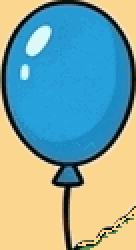
#> input picture assets/levels/funfair/baked/1_blue_balloon.png, 68 x 125 px (shown 2 times larger)
$ python -i make_mascot.py   (imports and definitions only)
#> lines starting #> are read from the running program, lines starting #| are printed output that depends on the picture
#!/usr/bin/env python3
"""Cut Peepo's poses out of their flat background, ready for the screens.

    tools/scene.sh mascot

Reads every `rawimages/peepo_mascot/icon_peepo_<pose>.png` the art step wrote
from docs/imgenprompts/peepo-mascot.md, strips the flat background colour off
each one and writes `assets/peepo/<pose>.png` with transparency.

The background is only removed where it is connected to the border, so the
white of an eye and the cream of a belly survive: the flood never reaches
them. Edge pixels keep a partial alpha, which is what stops the thick outline
coming out jagged against a dark screen.
"""
import argparse
import sys
from collections import deque
from pathlib import Path

from PIL import Image, ImageChops

ROOT = Path(__file__).resolve().parent.parent
RAW = ROOT / "rawimages" / "peepo_mascot"
OUT = ROOT / "assets" / "peepo"

# A pixel this close to the background colour is background; one this far from
# it is subject. In between it is an antialiased edge and keeps partial alpha.
NEAR = 12
FAR = 46
SIZE = 512


def background(image):
    w, h = image.size
    corners = [(1, 1), (w - 2, 1), (1, h - 2), (w - 2, h - 2)]
    pixels = [image.getpixel(p) for p in corners]
    return tuple(sum(c[i] for c in pixels) // len(pixels) for i in range(3))


# [33 lines left out: functions distance, outside, not called in this run]


def cut(image):
    """The subject on transparency, trimmed to its own bounds."""
    bg = background(image)
    dist = distance(image, bg)
    width, height = image.size
    seen = outside(dist, width, height)

    # Opaque wherever the flood never reached; inside the flooded ring the
    # alpha ramps with the distance from the background colour, which is what
    # keeps the outline smooth instead of stair stepped.
    ramp = dist.point(
        lambda v: 0 if v <= NEAR else
        255 if v >= FAR else round((v - NEAR) * 255 / (FAR - NEAR))
    )
    solid = Image.frombytes(
        "L", image.size, bytes(0 if flooded else 255 for flooded in seen))
    alpha = ImageChops.lighter(solid, ramp)

    out = image.convert("RGBA")
    out.putalpha(alpha)
    box = alpha.point(lambda v: 255 if v > 8 else 0).getbbox()
    if not box:
        sys.exit("nothing left after the cut: is the background flat?")
    return out.crop(box)


# [33 lines left out: functions fit, main, not called in this run]


# [2 lines not run here, left out]

>>> import cv2
>>> picture = cv2.imread('../assets/levels/funfair/baked/1_blue_balloon.png', cv2.IMREAD_GRAYSCALE)
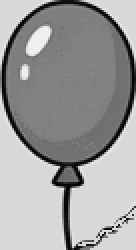
#> picture: shape (125, 68) (shown 2 times larger); min 6, max 240, mean 157.5
#> (the run stopped early here; a loop or call above may not have finished)

$ run again, on assets/levels/pirate_cabin/baked/1_octopus.png
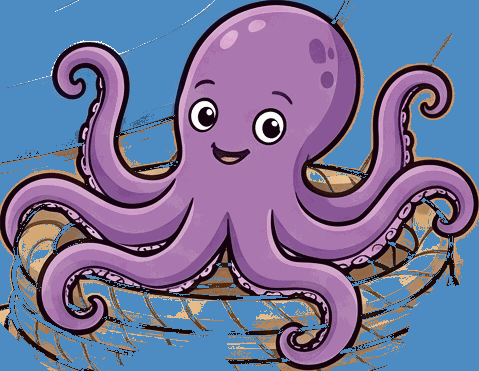
#> input picture assets/levels/pirate_cabin/baked/1_octopus.png, 479 x 371 px
#> `picture = cv2.imread('../assets/levels/funfair/baked/1_blue_balloon.pn..`:
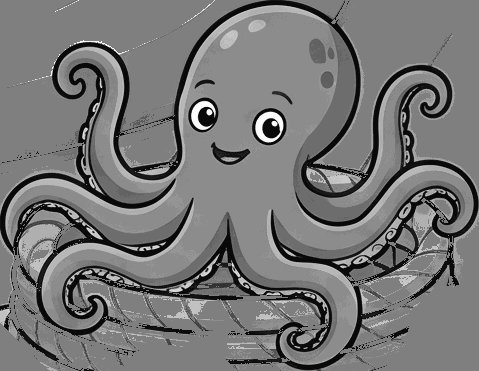
#> picture: shape (371, 479); min 9, max 251, mean 118.5

$ run again, on assets/levels/rainbow_meadow/baked/1_butterfly.png
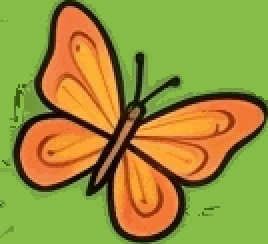
#> input picture assets/levels/rainbow_meadow/baked/1_butterfly.png, 134 x 122 px (shown 2 times larger)
#> `picture = cv2.imread('../assets/levels/funfair/baked/1_blue_balloon.pn..`:
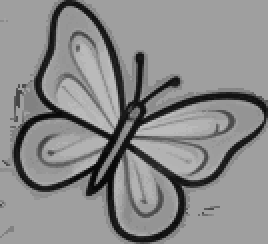
#> picture: shape (122, 134) (shown 2 times larger); min 9, max 193, mean 138.4
